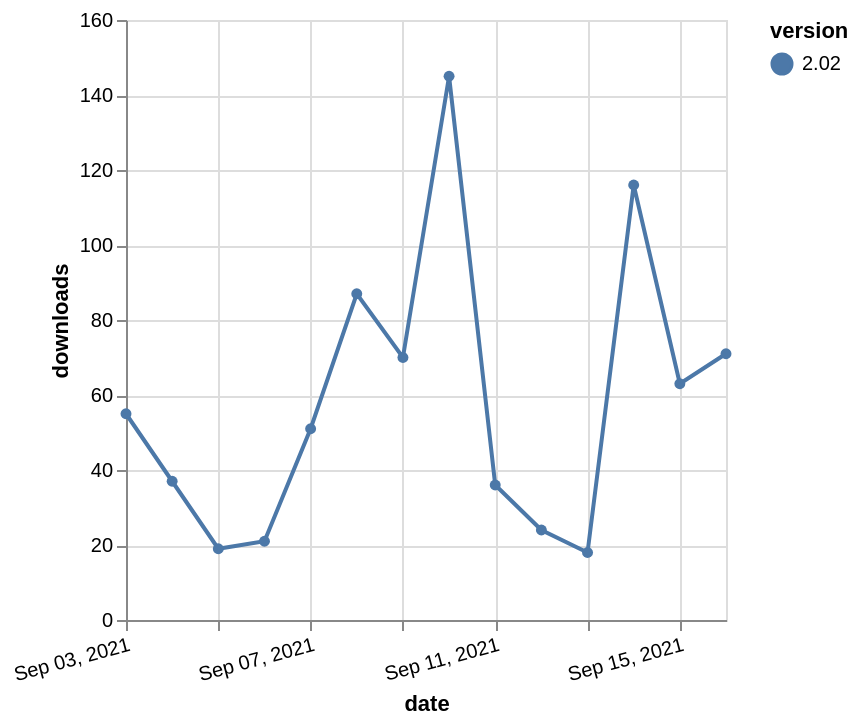

Write a Vega-Lite specification for this figure.
### Vega-Lite specification from a JSON file in a GitHub repository (floating-point values rounded to 4 significant figures)
{"$schema": "https://vega.github.io/schema/vega-lite/v5.json", "description": "A simple bar chart with embedded data.", "data": {"values": [{"date": "2021-09-03", "total": 78685, "delta": 55, "version": "2.02"}, {"date": "2021-09-04", "total": 78722, "delta": 37, "version": "2.02"}, {"date": "2021-09-05", "total": 78741, "delta": 19, "version": "2.02"}, {"date": "2021-09-06", "total": 78762, "delta": 21, "version": "2.02"}, {"date": "2021-09-07", "total": 78813, "delta": 51, "version": "2.02"}, {"date": "2021-09-08", "total": 78900, "delta": 87, "version": "2.02"}, {"date": "2021-09-09", "total": 78970, "delta": 70, "version": "2.02"}, {"date": "2021-09-10", "total": 79115, "delta": 145, "version": "2.02"}, {"date": "2021-09-11", "total": 79151, "delta": 36, "version": "2.02"}, {"date": "2021-09-12", "total": 79175, "delta": 24, "version": "2.02"}, {"date": "2021-09-13", "total": 79193, "delta": 18, "version": "2.02"}, {"date": "2021-09-14", "total": 79309, "delta": 116, "version": "2.02"}, {"date": "2021-09-15", "total": 79372, "delta": 63, "version": "2.02"}, {"date": "2021-09-16", "total": 79443, "delta": 71, "version": "2.02"}]}, "width": "container", "mark": {"type": "line", "point": {"filled": true}}, "encoding": {"x": {"field": "date", "type": "temporal", "timeUnit": "yearmonthdate", "title": "date", "axis": {"labelAngle": -15}}, "y": {"field": "delta", "type": "quantitative", "title": "downloads"}, "color": {"field": "version", "type": "nominal"}, "tooltip": {"field": "delta"}}}
